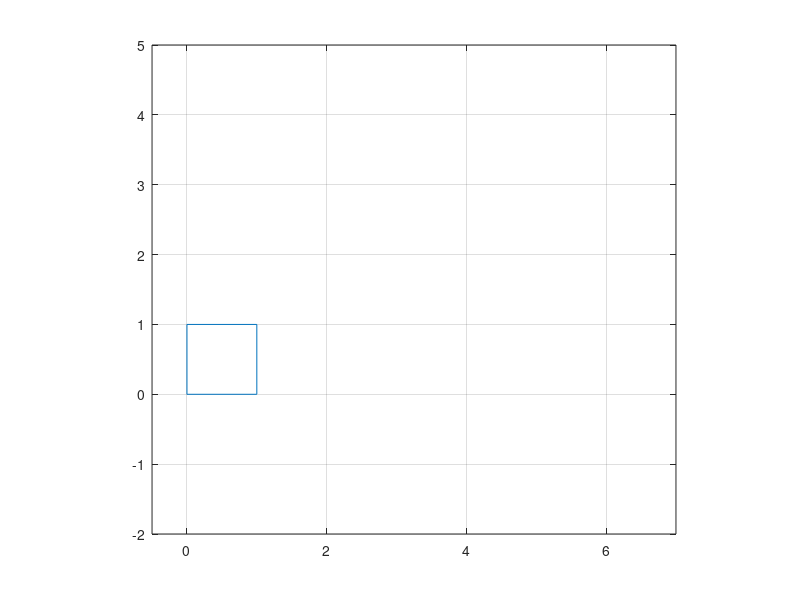

Recreate this plot in MATLAB.
clf 
S = [0,1,1,0,0;0,0,1,1,0;1,1,1,1,1]; 
M1 = [1,0,0.1;0,1,0;0,0,1];
M2 = inv(M1);
theta = pi/8;  
Q = [cos(theta),-sin(theta),0;sin(theta),cos(theta),0;0,0,1]; 
QP = [1,0,5;0,1,0;0,0,1]*Q'*[1,0,-5;0,1,0;0,0,1]; 
QP2 = [1,0,1;0,1,0;0,0,1]*Q*[1,0,-1;0,1,0;0,0,1];
p = plot(S(1,:),S(2,:)); 
axis([-0.5,7,-2,5]), grid on;
axis equal;
figure(gcf) 
for i = 1:40
    S = M1*S; 
    set(p,'xdata',S(1,:),'ydata',S(2,:));  
    pause(0.1) 
end 
for i = 1:4
    S = QP*S; 
    set(p,'xdata',S(1,:),'ydata',S(2,:));
    pause(0.1) 
end
for i = 1:40
    S = M2*S; 
    set(p,'xdata',S(1,:),'ydata',S(2,:));  
    pause(0.1) 
end
for i = 1:4
    S = QP2*S; 
    set(p,'xdata',S(1,:),'ydata',S(2,:));
    pause(0.1) 
end
